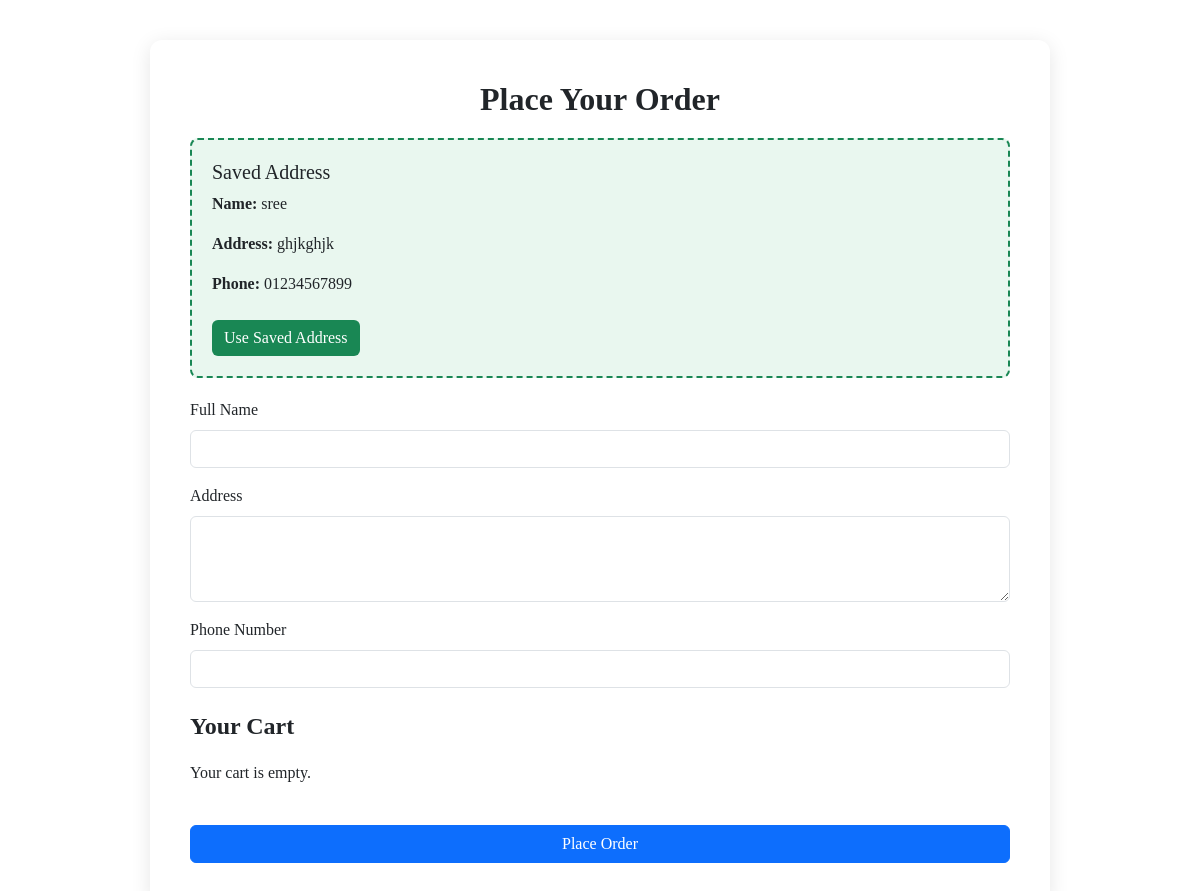
Before: /cart/address/ (signed in) with the older database file.
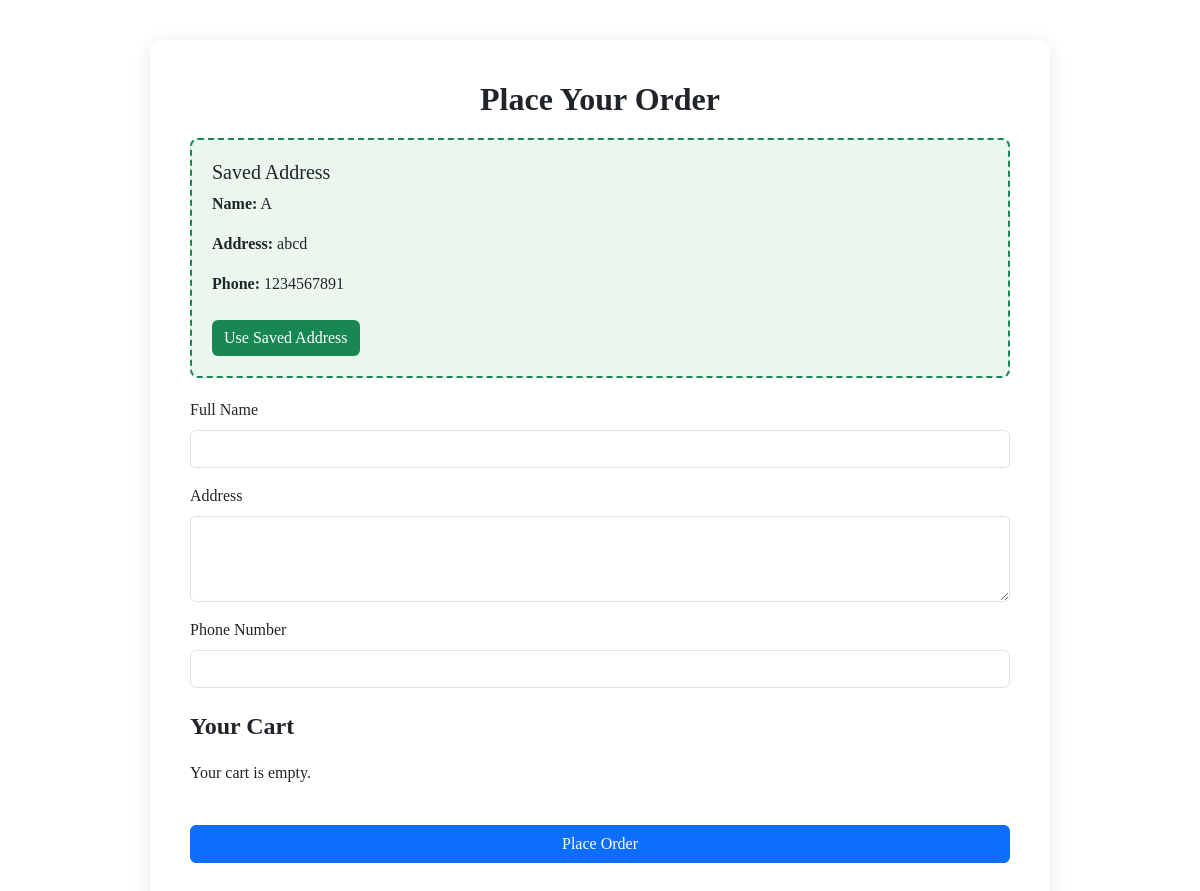
After: the same page with the newer database file.
### app/models.py (models this page shows)
class Address(models.Model):
    user = models.ForeignKey(User, on_delete=models.CASCADE)
    name = models.CharField(max_length=255)
    address = models.TextField()
    phone_number = models.CharField(max_length=15)
    size = models.IntegerField(default=10)

### app/views.py (the view, shortened to what this page needs)
# urls.py: path('cart/address/', views.cart_address_page, name='cart_address_page'),
def cart_address_page(req):
    user = User.objects.get(username=req.session['user'])  # Get the logged-in user
    user_address = Address.objects.filter(user=user).first()  # This will give None if no address exists or the first one if there are multiple
    return render(req, 'user/cart_order.html', {'user_address': user_address})

### templates/user/cart_order.html (shortened to what this page needs)
<!DOCTYPE html>
<html lang="en">
<head>
    <link href="https://cdn.jsdelivr.net/npm/bootstrap@5.3.3/dist/css/bootstrap.min.css" rel="stylesheet">
    <link href="https://unpkg.com/aos@next/dist/aos.css" rel="stylesheet">
</head>
<body>
<div class="container" data-aos="fade-up">
    <h2 class="text-center">Place Your Order</h2>
    {% if user_address %}
    <div id="saved-address-box" class="saved-address-box"
         data-name="{{ user_address.name }}"
         data-address="{{ user_address.address }}"
         data-phone="{{ user_address.phone_number }}">
        <h5>Saved Address</h5>
        <p><strong>Name:</strong> {{ user_address.name }}</p>
        <p><strong>Address:</strong> {{ user_address.address }}</p>
        <p><strong>Phone:</strong> {{ user_address.phone_number }}</p>
        <button type="button" id="use-saved-address-btn" class="btn btn-use-address mt-2">Use Saved Address</button>
    </div>
    {% endif %}
    <form method="POST">
        <div class="mb-3">
            <label for="name" class="form-label">Full Name</label>
            <input type="text" id="name" name="name" class="form-control" required>
        </div>
        <div class="mb-3">
            <label for="address" class="form-label">Address</label>
            <textarea id="address" name="address" class="form-control" rows="3" required></textarea>
        </div>
        <div class="mb-3">
            <label for="phone_number" class="form-label">Phone Number</label>
            <input type="text" id="phone_number" name="phone_number" class="form-control" required
            pattern="[0-9]{10}" maxlength="10" minlength="10" oninput="this.value = this.value.replace(/[^0-9]/g, '')">
        </div>
        <h4 class="mt-4">Your Cart</h4>
        {% for cart_item in cart_items %}
        <div class="card mb-3" style="border: none;">
            <div class="row g-0">
                <div class="col-md-4">
                    <img src="{{ cart_item.product.image.url }}" class="img-fluid rounded-start" alt="{{ cart_item.product.name }}" style="max-width: 150px; height: auto;">
                </div>
                <div class="col-md-8">
                    <div class="card-body">
                        <h5 class="card-title">{{ cart_item.product.name }}</h5>
                        <p class="card-text"><strong>Price:</strong> ₹<span class="item-price" data-unit-price="{{ cart_item.product.price }}">{{ cart_item.product.price }}</span></p>
                        <div class="quantity-controls">
                            <input type="number" class="form-control mx-2 item-qty" value="{{ cart_item.quantity }}" min="1" readonly>
                        </div>
                    </div>
                </div>
            </div>
            <hr>
        </div>
        {% empty %}
        <p>Your cart is empty.</p>
        {% endfor %}
        <button type="submit" class="btn btn-primary w-100 mt-4">Place Order</button>
    </form>
</div>
</body>
</html>

Changed rows visible on the page:
changed Address: name "sree" → "A"; address "ghjkghjk" → "abcd"; phone_number "01234567899" → "1234567891"
